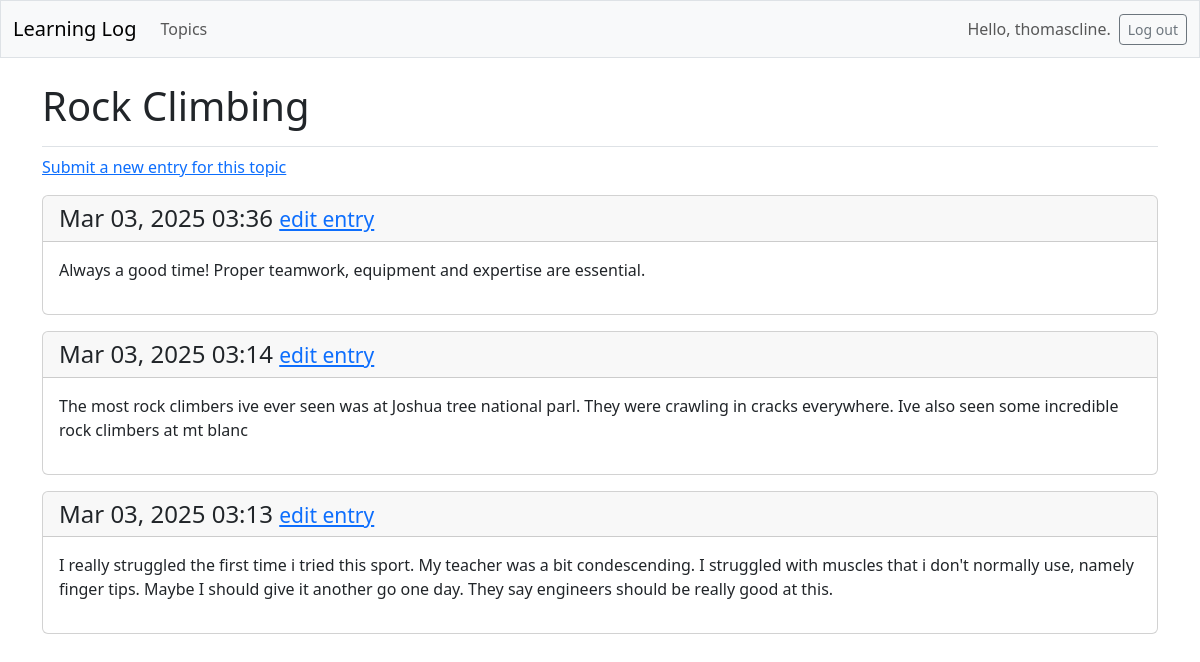
The page /topics/2/ (signed in) on the database its author committed.
### learning_logs/models.py (models this page shows, shortened)
class Topic(models.Model):
    text = models.CharField(max_length=200)
    date_added = models.DateTimeField(auto_now_add=True)
    owner = models.ForeignKey(User,on_delete=models.CASCADE)
    public = models.BooleanField(default=False)

class Entry(models.Model):
    topic = models.ForeignKey(Topic, on_delete=models.CASCADE)
    text = models.TextField()
    date_added = models.DateTimeField(auto_now_add=True)
    owner = models.ForeignKey(User,on_delete=models.CASCADE)
    class Meta:
        verbose_name_plural = 'entries'

### learning_logs/views.py (the view)
# urls.py: path('topics/<int:topic_id>/', views.topic, name='topic'),
@login_required
def topic(request, topic_id):
    topic = Topic.objects.get(id=topic_id)
    owner_check(request, topic)
    entries = topic.entry_set.order_by('-date_added')
    context = {'topic': topic, 'entries': entries}
    return render(request, 'learning_logs/topic.html', context)

### learning_logs/views.py (called while the page is built)
def owner_check(request, topic):
    if topic.owner != request.user and topic.public != True:
        raise Http404

### learning_logs/templates/learning_logs/topic.html
{% extends 'learning_logs/base.html' %}
{% block page_header %}
  <h1>{{ topic.text }}</h1>
{% endblock page_header %}
{% block content %}
  <p>
    <a href="{% url 'learning_logs:new_entry' topic.id %}">
      Submit a new entry for this topic</a>
  </p>
  {% for entry in entries %}
    <div class="card mb-3">
      <h4 class="card-header">
        {{ entry.date_added|date:'M d, Y H:i' }}
        <small><a href="{% url 'learning_logs:edit_entry' entry.id %}">
          edit entry</a></small>
      </h4>
      <div class="card-body">{{ entry.text|linebreaks }}</div>
    </div>
  {% empty %}
    <p>There are no entries for this topic yet.</li>
  {% endfor %}
{% endblock content %}

### learning_logs/templates/learning_logs/base.html (shortened to what this page needs)
<!doctype html>
<html lang="en">
  <head>
    {% load django_bootstrap5 %}
    {% bootstrap_css %}
  </head>
  <body>
    <nav class="navbar navbar-expand-md navbar-light bg-light mb-4 border">
      <div class="container-fluid">
        <a class="navbar-brand" href="{% url 'learning_logs:index' %}">
          Learning Log</a>
        <div class="collapse navbar-collapse" id="navbarCollapse">
          <ul class="navbar-nav me-auto mb-2 mb-md-0">
            <li class="nav-item">
              <a class="nav-link" href="{% url 'learning_logs:topics' %}">
                Topics
              </a>
            </li>
          </ul>
          <ul class="navbar-nav ms-auto mb-2 mb-md-0">
            {% if user.is_authenticated %}
              <li class="nav-item">
                <span class="navbar-text me-2">Hello, {{ user.username }}.</span>
              </li>
            {% endif %}
          </ul>
          {% if user.is_authenticated %}
            <form action="{% url 'accounts:logout' %}" method="POST">
              <button name="submit" class="btn btn-outline-secondary btn-sm">
                Log out
              </button>
            </form>
          {% endif %}
        </div>
      </div>
    </nav>
    <main class="container">
      <div class="pb-2 mb-2 border-bottom">
        {% block page_header %}{% endblock page_header %}
      </div>
      <div>
        {% block content %}{% endblock content %}
      </div>
    </main>
  </body>
</html>

### rows shown on the page
Topic: text "Rock Climbing"
Entry: date_added "Mar 03, 2025 03:36", text "Always a good time! Proper teamwork, equipment and expertise are essential."
Entry: date_added "Mar 03, 2025 03:14", text "The most rock climbers ive ever seen was at Joshua tree national parl. They were crawling in cracks everywhere. Ive also seen some incredible rock climbers at mt blanc"
Entry: date_added "Mar 03, 2025 03:13", text "I really struggled the first time i tried this sport. My teacher was a bit condescending. I struggled with muscles that i don't normally use, namely finger tips. Maybe I should give it another go one day. They say engineers should be really good at this."

### other values the page prints
{{ user.username }} "thomascline"
